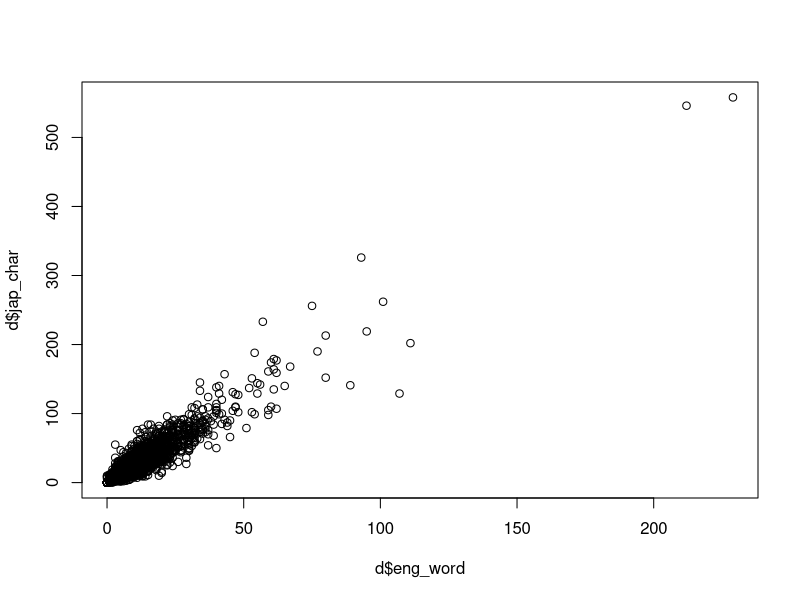
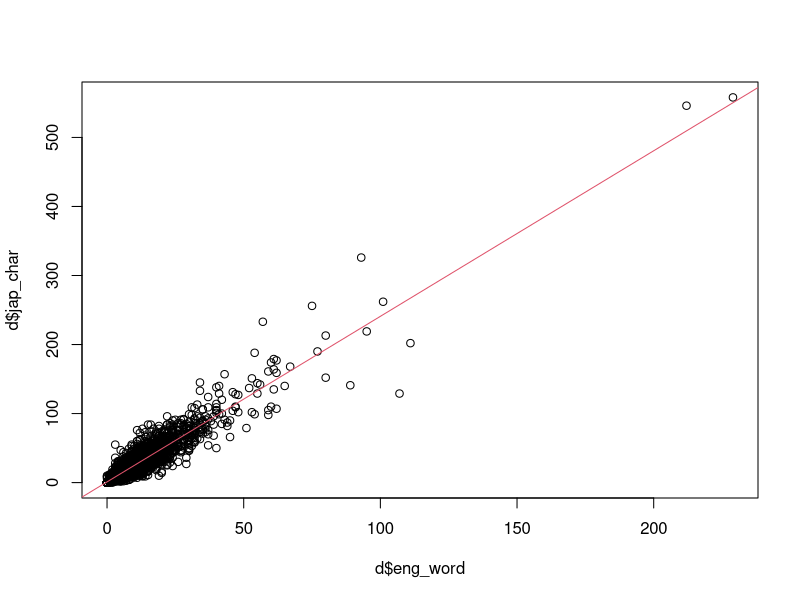

These figures' R source, in order:
try(setwd("~/Documents/Cardiff/VideoGameScripts/project/analysis/"))

# Read the data
d = read.csv("../data/ChronoTrigger/ChronoTrigger/compareTranslations.csv",stringsAsFactors = F,encoding = "UTF-8")

# Plot the data
# (could add plot titles etc.)
plot(d$eng_word,d$jap_char)

# Measure the correlation between two measures
cor.test(d$eng_word,d$jap_char)

# Use a linear model to plot a line through the data
m1 = lm(d$jap_char~d$eng_word)
summary(m1)
plot(d$eng_word,d$jap_char)
abline(m1,col=2)

# Measure how far each point is from the line
# (the absolute value of the residual)
d$diff = resid(m1)

# Look at shorter types
shorts = d[d$eng_word<50,]
View(head(shorts[order(shorts$diff),]))
View(tail(shorts[order(shorts$diff),]))

# You could also use a linear model to test whether the 
# gender of the character predicts the difference
# in translation. You could do this by adding an 
# interaction effect between the length measure and gender